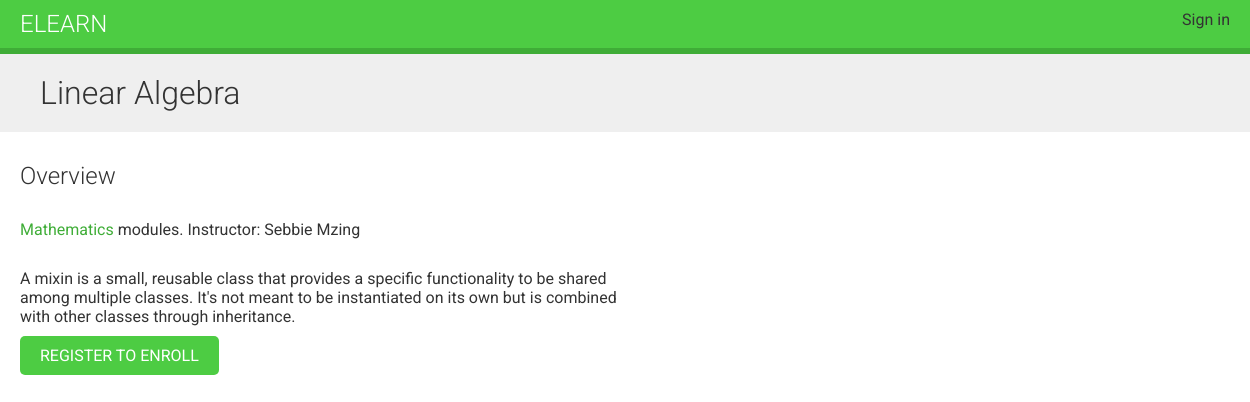
/course/linear-algebra/, run on the app's committed database.
### courses/models.py (models this page shows, shortened)
class Course(models.Model):
    owner = models.ForeignKey(
        User,
        related_name = 'courses_created',
        on_delete = models.CASCADE
    )
    subject = models.ForeignKey(
        Subject,
        related_name = 'courses',
        on_delete = models.CASCADE
    )
    title = models.CharField(max_length = 200)
    slug = models.CharField(max_length = 200, unique = True)
    overview = models.TextField()
    created = models.DateTimeField(auto_now_add = True)
    students = models.ManyToManyField(
        User,
        related_name = 'courses_joined',
        blank = True
    )
    class Meta:
        ordering = ['created']

class Subject(models.Model):
    title = models.CharField(max_length = 200)
    slug = models.SlugField(max_length = 200, unique = True)
    class Meta:
        ordering = ['title']

### courses/views.py (the view)
class CourseDetailView(DetailView):
    model = Course
    template_name = 'courses/course/detail.html'
    def get_context_data(self, **kwargs):
        context = super().get_context_data(**kwargs)
        context['enroll_form'] = CourseEnrollForm(
            initial={'course': self.object}
        )
        return context

### courses/templates/courses/course/detail.html (shortened to what this page needs)
{% extends 'base.html' %}
{% block content %}
    {% with subject=object.subject %}
        <h1>
            {{ object.title }}
        </h1>
        <div class="module">
            <h2>
                Overview
            </h2>
            <p>
                <a href="{% url 'course_list_subject' subject.slug %}">
                    {{ subject.title }}
                </a>
                {{ object.modules.Count }} modules.
                Instructor: {{ object.owner.get_full_name }}
            </p>
            {{ object.overview|linebreaks }}
            {% if request.user.is_authenticated %}
            <form action="{% url 'student_enroll_course' %}" method="post">
                {{ enroll_form }}
                {% csrf_token %}
                <input type="submit" value="Enroll now">
            </form>
            {% else %}
            <a href="{% url 'student_registration' %}" class="button">
                Register to enroll
            </a>
            {% endif %}
        </div>
    {% endwith %}
{% endblock content %}

### courses/static/css/base.css (style rules this page uses)
body { margin:0; font-family:'Roboto', sans-serif; font-weight:400; color:#333; }
a { color:#3fad37; text-decoration:none; }
h1, h2, h3, h4, h5, h6 { font-family:'Roboto', sans-serif; font-weight:300; }
h1 { background:#efefef; width:100%; overflow:auto; padding:20px 0 20px 40px; margin:0; }
.module { padding:10px 20px; float:left; width:600px; }
.module p { margin:10px 0 20px; width:100%; float:left; }
input[type=submit], a.button { border-radius:5px; background:#4dcc43; color:#fff; font-size:16px; text-transform:uppercase; border:none; padding:10px 20px; margin:20px 0; }

### data on the page
Course: title "Linear Algebra", owner.get_full_name "Sebbie Mzing", overview "A mixin is a small, reusable class that provides a specific functionality to be shared among multiple classes. It's not meant to be instantiated on its own but is combined with other classes through inheritance."
Subject: title "Mathematics"
